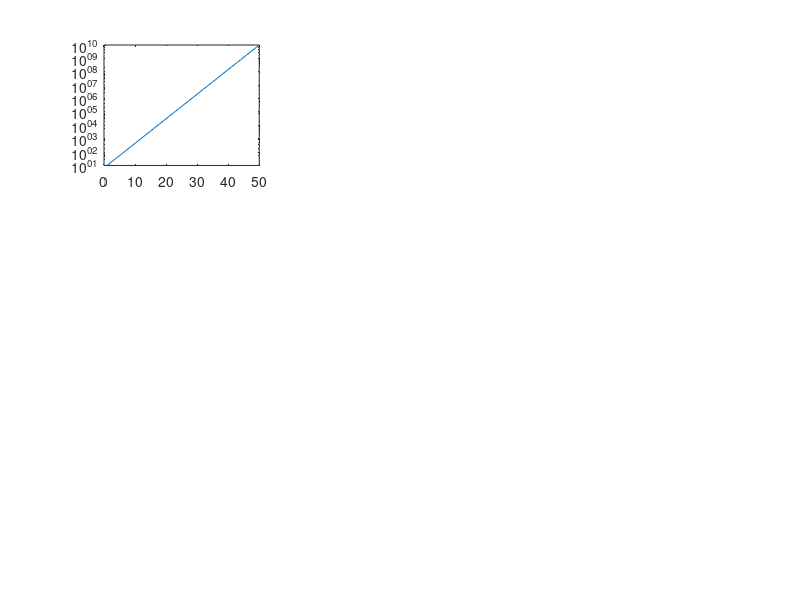

Reproduce this figure in MATLAB. (Note: this script raises an error after producing the figure.)
fig = figure;
subplot(331);
semilogy(logspace(1, 10));
ax1 = fig.CurrentAxes;
info = 'subplot1';
Loc = 'NW'; 
text_property = {'Fontsize', 12,...
                 'BackgroundColor', 'red'};
lazy_text_ZK(info, 'Location', Loc, 'axis', ax1, 'property', text_property);

subplot(332);
plot(linspace(1, 10));
ax2 = fig.CurrentAxes;
info = 'subplot2';
Loc = 'N';
text_property = {'Fontsize', 15,...
                 'BackgroundColor', 'm'};
lazy_text_ZK(info, 'Location', Loc, 'property', text_property);

subplot(333);
plot(linspace(1, 10));
ax3 = fig.CurrentAxes;
info = 'subplot3';
Loc = 'NE';
text_property = {'Fontsize', 8,...
                 'BackgroundColor', 'm'};
lazy_text_ZK(info, 'Location', Loc, 'axis', ax3, 'property', text_property);

subplot(334);
plot(linspace(1, 10));
ax4 = fig.CurrentAxes;
info = 'subplot4';
Loc = 'W';
text_property = {'Fontsize', 6,...
                 'BackgroundColor', 'm'};
lazy_text_ZK(info, 'Location', Loc, 'axis', ax4, 'property', text_property);

subplot(335);
semilogy(linspace(1, 10));
ax5 = fig.CurrentAxes;
info = 'subplot5';
Loc = 'C';
text_property = {'Fontsize', 18,...
                 'BackgroundColor', 'g'};
lazy_text_ZK(info, 'Location', Loc, 'axis', ax5, 'property', text_property);

subplot(336);
semilogy(linspace(1, 10));
ax6 = fig.CurrentAxes;
info = 'subplot6';
Loc = 'E';
text_property = {'Fontsize', 12,...
                 'BackgroundColor', 'g'};
lazy_text_ZK(info, 'Location', Loc, 'axis', ax6, 'property', text_property);

subplot(337);
semilogy(linspace(1, 10));
ax7 = fig.CurrentAxes;
info = 'subplot7';
Loc = 'SW';
text_property = {'Fontsize', 12,...
                 'BackgroundColor', 'g'};
lazy_text_ZK(info, 'Location', Loc, 'axis', ax7, 'property', text_property);

subplot(338);
semilogy(linspace(1, 10));
ax8 = fig.CurrentAxes;
info = 'subplot8';
Loc = 'S';
text_property = {'Fontsize', 12,...
                 'BackgroundColor', 'y'};
lazy_text_ZK(info, 'Location', Loc, 'axis', ax8, 'property', text_property);

subplot(339);
semilogy(linspace(1, 10));
ax9 = fig.CurrentAxes;
info = 'subplot9';
Loc = 'SE';
text_property = {'Fontsize', 12,...
                 'BackgroundColor', 'm'};
lazy_text_ZK(info, 'Location', Loc, 'axis', ax9, 'property', text_property);